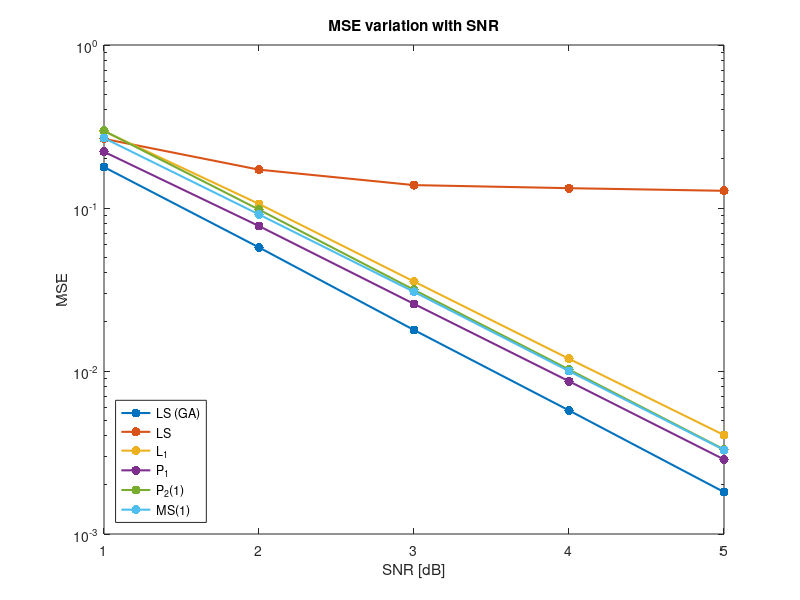

MATLAB code for this plot: (Note: this script raises an error after producing the figure.)
close all;
clear;

load workspace_10-12-17_23-21-33.mat
clearvars -except results_mse
results_mse_part1 = results_mse;

load workspace_13-12-17_11-45-39.mat
clearvars -except results_mse_part1 results_mse
results_mse_part2 = results_mse;
results_mse = [ results_mse_part1  results_mse_part2'];

SNR = [5 10 15 20 25]; % SNR wanted
semilogy(results_mse, '.-', 'MarkerSize',20, 'LineWidth', 1.5)
title('MSE variation with SNR')
xlabel('SNR [dB]')
ylabel('MSE')
legend('LS (GA)', 'LS', 'L_1', 'P_1', 'P_2(1)', 'MS(1)', 'Location', 'southwest');
ax = gca;
ax.XTick = [1 2 3 4 5];
ax.XTickLabel = SNR;
grid on;